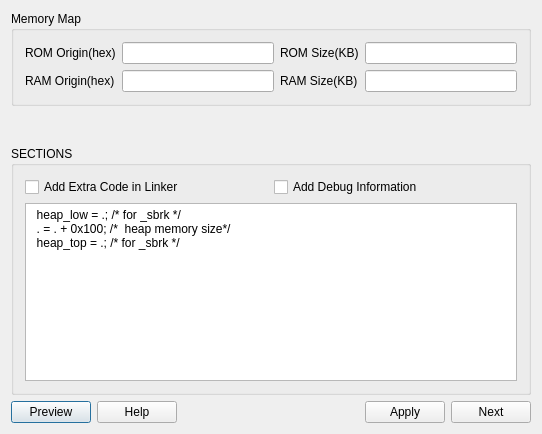
<?xml version="1.0" encoding="UTF-8"?>
<ui version="4.0">
 <class>LinkerConfigDialog</class>
 <widget class="QDialog" name="LinkerConfigDialog">
  <property name="geometry">
   <rect>
    <x>0</x>
    <y>0</y>
    <width>542</width>
    <height>434</height>
   </rect>
  </property>
  <property name="windowTitle">
   <string>LinkerConfigDialog</string>
  </property>
  <layout class="QGridLayout" name="gridLayout_3">
   <item row="0" column="0">
    <widget class="QGroupBox" name="groupBox">
     <property name="title">
      <string>Memory Map</string>
     </property>
     <layout class="QGridLayout" name="gridLayout_2">
      <item row="0" column="0">
       <widget class="QLabel" name="label">
        <property name="text">
         <string>ROM Origin(hex)</string>
        </property>
       </widget>
      </item>
      <item row="0" column="1">
       <widget class="QLineEdit" name="leRomOrigin"/>
      </item>
      <item row="0" column="2">
       <widget class="QLabel" name="label_3">
        <property name="text">
         <string>ROM Size(KB)</string>
        </property>
       </widget>
      </item>
      <item row="0" column="3">
       <widget class="QLineEdit" name="leRomSize"/>
      </item>
      <item row="1" column="0">
       <widget class="QLabel" name="label_2">
        <property name="text">
         <string>RAM Origin(hex)</string>
        </property>
       </widget>
      </item>
      <item row="1" column="1">
       <widget class="QLineEdit" name="leRamOrigin"/>
      </item>
      <item row="1" column="2">
       <widget class="QLabel" name="label_4">
        <property name="text">
         <string>RAM Size(KB)</string>
        </property>
       </widget>
      </item>
      <item row="1" column="3">
       <widget class="QLineEdit" name="leRamSize"/>
      </item>
     </layout>
    </widget>
   </item>
   <item row="1" column="0">
    <spacer name="verticalSpacer">
     <property name="orientation">
      <enum>Qt::Vertical</enum>
     </property>
     <property name="sizeHint" stdset="0">
      <size>
       <width>20</width>
       <height>49</height>
      </size>
     </property>
    </spacer>
   </item>
   <item row="2" column="0">
    <widget class="QGroupBox" name="groupBox_2">
     <property name="title">
      <string>SECTIONS</string>
     </property>
     <layout class="QGridLayout" name="gridLayout">
      <item row="0" column="0">
       <widget class="QCheckBox" name="cbExtraCode">
        <property name="text">
         <string>Add Extra Code in Linker</string>
        </property>
       </widget>
      </item>
      <item row="0" column="1">
       <widget class="QCheckBox" name="cbDebug">
        <property name="text">
         <string>Add Debug Information</string>
        </property>
       </widget>
      </item>
      <item row="1" column="0" colspan="2">
       <widget class="QPlainTextEdit" name="teExtraCode">
        <property name="plainText">
         <string>  heap_low = .; /* for _sbrk */
  . = . + 0x100; /*  heap memory size*/
  heap_top = .; /* for _sbrk */</string>
        </property>
       </widget>
      </item>
     </layout>
    </widget>
   </item>
   <item row="3" column="0">
    <layout class="QHBoxLayout" name="horizontalLayout">
     <item>
      <widget class="QPushButton" name="pbPreview">
       <property name="text">
        <string>Preview</string>
       </property>
      </widget>
     </item>
     <item>
      <widget class="QPushButton" name="pbHelp">
       <property name="text">
        <string>Help</string>
       </property>
      </widget>
     </item>
     <item>
      <spacer name="horizontalSpacer">
       <property name="orientation">
        <enum>Qt::Horizontal</enum>
       </property>
       <property name="sizeHint" stdset="0">
        <size>
         <width>258</width>
         <height>20</height>
        </size>
       </property>
      </spacer>
     </item>
     <item>
      <widget class="QPushButton" name="pbApply">
       <property name="text">
        <string>Apply</string>
       </property>
      </widget>
     </item>
     <item>
      <widget class="QPushButton" name="pbNext">
       <property name="text">
        <string>Next</string>
       </property>
      </widget>
     </item>
    </layout>
   </item>
  </layout>
  <zorder>groupBox</zorder>
  <zorder>groupBox_2</zorder>
  <zorder>verticalSpacer</zorder>
 </widget>
 <layoutdefault spacing="6" margin="11"/>
 <resources/>
 <connections/>
</ui>
